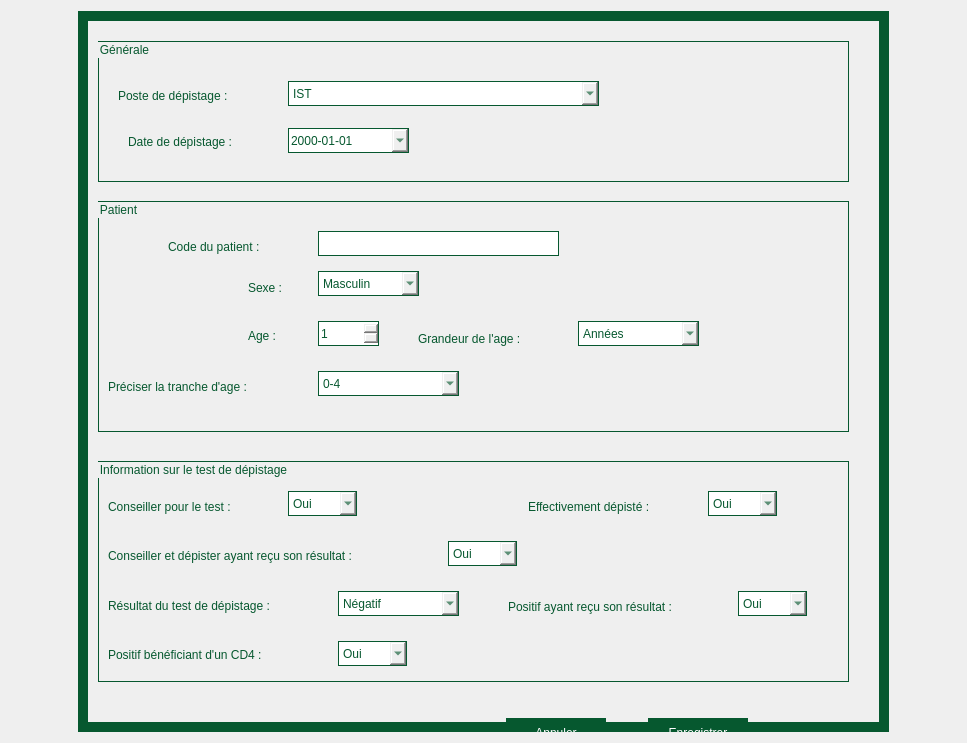
          <widget class="QWidget" name="pageEnregistrement">
           <layout class="QGridLayout" name="gridLayout_8">
            <item row="0" column="0">
             <spacer name="horizontalSpacer_13">
              <property name="orientation">
               <enum>Qt::Horizontal</enum>
              </property>
              <property name="sizeHint" stdset="0">
               <size>
                <width>67</width>
                <height>20</height>
               </size>
              </property>
             </spacer>
            </item>
            <item row="0" column="1" rowspan="2">
             <widget class="QWidget" name="widget_6" native="true">
              <property name="minimumSize">
               <size>
                <width>811</width>
                <height>721</height>
               </size>
              </property>
              <property name="styleSheet">
               <string notr="true">border: 10px solid rgb(6, 88, 47);
border-color: rgb(6, 88, 47);
</string>
              </property>
              <widget class="QGroupBox" name="groupBoxGenerale">
               <property name="geometry">
                <rect>
                 <x>20</x>
                 <y>30</y>
                 <width>751</width>
                 <height>141</height>
                </rect>
               </property>
               <property name="minimumSize">
                <size>
                 <width>751</width>
                 <height>141</height>
                </size>
               </property>
               <property name="styleSheet">
                <string notr="true">color:  rgb(6, 88, 47);
border: 1px solid;
border-color: rgb(6, 88, 47);
color:  rgb(6, 88, 47);</string>
               </property>
               <property name="title">
                <string>Générale</string>
               </property>
               <widget class="QComboBox" name="comboBoxPosteEnreg">
                <property name="geometry">
                 <rect>
                  <x>190</x>
                  <y>40</y>
                  <width>311</width>
                  <height>25</height>
                 </rect>
                </property>
                <item>
                 <property name="text">
                  <string>IST</string>
                 </property>
                </item>
                <item>
                 <property name="text">
                  <string>Tuberculose</string>
                 </property>
                </item>
                <item>
                 <property name="text">
                  <string>CPN2 et Plus + Accouch + CPoN</string>
                 </property>
                </item>
                <item>
                 <property name="text">
                  <string>Hospitalisation</string>
                 </property>
                </item>
                <item>
                 <property name="text">
                  <string>Index testing</string>
                 </property>
                </item>
                <item>
                 <property name="text">
                  <string>Urgence</string>
                 </property>
                </item>
                <item>
                 <property name="text">
                  <string>Malnutrition</string>
                 </property>
                </item>
                <item>
                 <property name="text">
                  <string>AUTRE CDIP</string>
                 </property>
                </item>
               </widget>
               <widget class="QLabel" name="label_11">
                <property name="geometry">
                 <rect>
                  <x>20</x>
                  <y>47</y>
                  <width>151</width>
                  <height>16</height>
                 </rect>
                </property>
                <property name="styleSheet">
                 <string notr="true">border: 0px solid;</string>
                </property>
                <property name="text">
                 <string>Poste de dépistage :</string>
                </property>
               </widget>
               <widget class="QDateEdit" name="dateEditDateEnreg">
                <property name="geometry">
                 <rect>
                  <x>190</x>
                  <y>87</y>
                  <width>121</width>
                  <height>25</height>
                 </rect>
                </property>
                <property name="displayFormat">
                 <string>yyyy-MM-dd</string>
                </property>
                <property name="calendarPopup">
                 <bool>true</bool>
                </property>
               </widget>
               <widget class="QLabel" name="label_18">
                <property name="geometry">
                 <rect>
                  <x>30</x>
                  <y>93</y>
                  <width>141</width>
                  <height>16</height>
                 </rect>
                </property>
                <property name="styleSheet">
                 <string notr="true">border: 0px solid;</string>
                </property>
                <property name="text">
                 <string>Date de dépistage :</string>
                </property>
               </widget>
              </widget>
              <widget class="QGroupBox" name="groupBoxPatient">
               <property name="geometry">
                <rect>
                 <x>20</x>
                 <y>190</y>
                 <width>751</width>
                 <height>231</height>
                </rect>
               </property>
               <property name="minimumSize">
                <size>
                 <width>751</width>
                 <height>231</height>
                </size>
               </property>
               <property name="styleSheet">
                <string notr="true">color:  rgb(6, 88, 47);
border: 1px solid;
border-color: rgb(6, 88, 47);
</string>
               </property>
               <property name="title">
                <string>Patient</string>
               </property>
               <widget class="QLineEdit" name="lineEditCodePatient">
                <property name="geometry">
                 <rect>
                  <x>220</x>
                  <y>30</y>
                  <width>241</width>
                  <height>25</height>
                 </rect>
                </property>
               </widget>
               <widget class="QLabel" name="label_19">
                <property name="geometry">
                 <rect>
                  <x>70</x>
                  <y>38</y>
                  <width>131</width>
                  <height>16</height>
                 </rect>
                </property>
                <property name="styleSheet">
                 <string notr="true">border: 0px solid;</string>
                </property>
                <property name="text">
                 <string>Code du patient :</string>
                </property>
               </widget>
               <widget class="QComboBox" name="comboBoxSexeEnreg">
                <property name="geometry">
                 <rect>
                  <x>220</x>
                  <y>70</y>
                  <width>101</width>
                  <height>25</height>
                 </rect>
                </property>
                <item>
                 <property name="text">
                  <string>Masculin</string>
                 </property>
                </item>
                <item>
                 <property name="text">
                  <string>Feminin</string>
                 </property>
                </item>
               </widget>
               <widget class="QLabel" name="label_20">
                <property name="geometry">
                 <rect>
                  <x>150</x>
                  <y>77</y>
                  <width>51</width>
                  <height>20</height>
                 </rect>
                </property>
                <property name="styleSheet">
                 <string notr="true">border: 0px solid;</string>
                </property>
                <property name="text">
                 <string>Sexe :</string>
                </property>
               </widget>
               <widget class="QLabel" name="label_21">
                <property name="geometry">
                 <rect>
                  <x>150</x>
                  <y>124</y>
                  <width>47</width>
                  <height>21</height>
                 </rect>
                </property>
                <property name="styleSheet">
                 <string notr="true">border: 0px solid;</string>
                </property>
                <property name="text">
                 <string>Age :</string>
                </property>
               </widget>
               <widget class="QSpinBox" name="spinBoxAge">
                <property name="geometry">
                 <rect>
                  <x>220</x>
                  <y>120</y>
                  <width>61</width>
                  <height>25</height>
                 </rect>
                </property>
                <property name="prefix">
                 <string/>
                </property>
                <property name="minimum">
                 <number>1</number>
                </property>
                <property name="value">
                 <number>1</number>
                </property>
               </widget>
               <widget class="QComboBox" name="comboBoxGandeur">
                <property name="geometry">
                 <rect>
                  <x>480</x>
                  <y>120</y>
                  <width>121</width>
                  <height>25</height>
                 </rect>
                </property>
                <item>
                 <property name="text">
                  <string>Années</string>
                 </property>
                </item>
                <item>
                 <property name="text">
                  <string>Mois</string>
                 </property>
                </item>
                <item>
                 <property name="text">
                  <string>Semaines</string>
                 </property>
                </item>
                <item>
                 <property name="text">
                  <string>Jours</string>
                 </property>
                </item>
               </widget>
               <widget class="QLabel" name="label_23">
                <property name="geometry">
                 <rect>
                  <x>320</x>
                  <y>127</y>
                  <width>141</width>
                  <height>21</height>
                 </rect>
                </property>
                <property name="styleSheet">
                 <string notr="true">
border: 0px solid;</string>
                </property>
                <property name="text">
                 <string>Grandeur de l'age :</string>
                </property>
               </widget>
               <widget class="QComboBox" name="comboBoxTrancheAge">
                <property name="geometry">
                 <rect>
                  <x>220</x>
                  <y>170</y>
                  <width>141</width>
                  <height>25</height>
                 </rect>
                </property>
                <property name="editable">
                 <bool>false</bool>
                </property>
                <property name="duplicatesEnabled">
                 <bool>false</bool>
                </property>
                <item>
                 <property name="text">
                  <string>0-4</string>
                 </property>
                </item>
                <item>
                 <property name="text">
                  <string>5-9</string>
                 </property>
                </item>
                <item>
                 <property name="text">
                  <string>10-14</string>
                 </property>
                </item>
                <item>
                 <property name="text">
                  <string>15-19</string>
                 </property>
                </item>
                <item>
                 <property name="text">
                  <string>20-24</string>
                 </property>
                </item>
                <item>
                 <property name="text">
                  <string>30-34</string>
                 </property>
                </item>
                <item>
                 <property name="text">
                  <string>35-39</string>
                 </property>
                </item>
                <item>
                 <property name="text">
                  <string>40-44</string>
                 </property>
                </item>
                <item>
                 <property name="text">
                  <string>45-49</string>
                 </property>
                </item>
                <item>
                 <property name="text">
                  <string>50 et plus</string>
                 </property>
                </item>
               </widget>
               <widget class="QLabel" name="label_22">
                <property name="geometry">
                 <rect>
                  <x>10</x>
                  <y>178</y>
                  <width>191</width>
                  <height>16</height>
                 </rect>
                </property>
                <property name="styleSheet">
                 <string notr="true">border: 0px solid;</string>
                </property>
                <property name="text">
                 <string>Préciser la tranche d'age :</string>
                </property>
               </widget>
              </widget>
              <widget class="QGroupBox" name="groupBoxDepistage">
               <property name="geometry">
                <rect>
                 <x>20</x>
                 <y>450</y>
                 <width>751</width>
                 <height>221</height>
                </rect>
               </property>
               <property name="minimumSize">
                <size>
                 <width>751</width>
                 <height>221</height>
                </size>
               </property>
               <property name="styleSheet">
                <string notr="true">color:  rgb(6, 88, 47);
border: 1px solid;
border-color: rgb(6, 88, 47);
color:  rgb(6, 88, 47);</string>
               </property>
               <property name="title">
                <string>Information sur le test de dépistage</string>
               </property>
               <property name="checkable">
                <bool>false</bool>
               </property>
               <widget class="QComboBox" name="comboBoxConseilDep">
                <property name="geometry">
                 <rect>
                  <x>190</x>
                  <y>30</y>
                  <width>69</width>
                  <height>25</height>
                 </rect>
                </property>
                <item>
                 <property name="text">
                  <string>Oui</string>
                 </property>
                </item>
                <item>
                 <property name="text">
                  <string>Non</string>
                 </property>
                </item>
               </widget>
               <widget class="QLabel" name="label_24">
                <property name="geometry">
                 <rect>
                  <x>10</x>
                  <y>35</y>
                  <width>171</width>
                  <height>21</height>
                 </rect>
                </property>
                <property name="styleSheet">
                 <string notr="true">border: 0px solid;</string>
                </property>
                <property name="text">
                 <string>Conseiller pour le test :</string>
                </property>
               </widget>
               <widget class="QComboBox" name="comboBoxEffectDep">
                <property name="geometry">
                 <rect>
                  <x>610</x>
                  <y>30</y>
                  <width>69</width>
                  <height>25</height>
                 </rect>
                </property>
                <item>
                 <property name="text">
                  <string>Oui</string>
                 </property>
                </item>
                <item>
                 <property name="text">
                  <string>Non</string>
                 </property>
                </item>
               </widget>
               <widget class="QLabel" name="label_25">
                <property name="geometry">
                 <rect>
                  <x>430</x>
                  <y>38</y>
                  <width>171</width>
                  <height>16</height>
                 </rect>
                </property>
                <property name="styleSheet">
                 <string notr="true">border: 0px solid;</string>
                </property>
                <property name="text">
                 <string>Effectivement dépisté :</string>
                </property>
               </widget>
               <widget class="QComboBox" name="comboBoxConseilerAvResult">
                <property name="geometry">
                 <rect>
                  <x>350</x>
                  <y>80</y>
                  <width>69</width>
                  <height>25</height>
                 </rect>
                </property>
                <item>
                 <property name="text">
                  <string>Oui</string>
                 </property>
                </item>
                <item>
                 <property name="text">
                  <string>Non</string>
                 </property>
                </item>
               </widget>
               <widget class="QLabel" name="label_26">
                <property name="geometry">
                 <rect>
                  <x>10</x>
                  <y>87</y>
                  <width>331</width>
                  <height>16</height>
                 </rect>
                </property>
                <property name="styleSheet">
                 <string notr="true">border: 0px solid;</string>
                </property>
                <property name="text">
                 <string>Conseiller et dépister ayant reçu son résultat :</string>
                </property>
               </widget>
               <widget class="QComboBox" name="comboBoxResultat">
                <property name="geometry">
                 <rect>
                  <x>240</x>
                  <y>130</y>
                  <width>121</width>
                  <height>25</height>
                 </rect>
                </property>
                <item>
                 <property name="text">
                  <string>Négatif</string>
                 </property>
                </item>
                <item>
                 <property name="text">
                  <string>Positif</string>
                 </property>
                </item>
                <item>
                 <property name="text">
                  <string>Indéterminé</string>
                 </property>
                </item>
                <item>
                 <property name="text">
                  <string>Statut connu</string>
                 </property>
                </item>
               </widget>
               <widget class="QLabel" name="label_27">
                <property name="geometry">
                 <rect>
                  <x>10</x>
                  <y>137</y>
                  <width>221</width>
                  <height>16</height>
                 </rect>
                </property>
                <property name="styleSheet">
                 <string notr="true">border: 0px solid;</string>
                </property>
                <property name="text">
                 <string>Résultat du test de dépistage : </string>
                </property>
               </widget>
               <widget class="QComboBox" name="comboBoxPositifConnaisResultat">
                <property name="geometry">
                 <rect>
                  <x>640</x>
                  <y>130</y>
                  <width>69</width>
                  <height>25</height>
                 </rect>
                </property>
                <item>
                 <property name="text">
                  <string>Oui</string>
                 </property>
                </item>
                <item>
                 <property name="text">
                  <string>Non</string>
                 </property>
                </item>
               </widget>
               <widget class="QLabel" name="label_28">
                <property name="geometry">
                 <rect>
                  <x>410</x>
                  <y>136</y>
                  <width>231</width>
                  <height>20</height>
                 </rect>
                </property>
                <property name="styleSheet">
                 <string notr="true">border: 0px solid;</string>
                </property>
                <property name="text">
                 <string>Positif ayant reçu son résultat :</string>
                </property>
               </widget>
               <widget class="QLabel" name="label_29">
                <property name="geometry">
                 <rect>
                  <x>10</x>
                  <y>186</y>
                  <width>211</width>
                  <height>16</height>
                 </rect>
                </property>
                <property name="styleSheet">
                 <string notr="true">border: 0px solid;</string>
                </property>
                <property name="text">
                 <string>Positif bénéficiant d'un CD4 :</string>
                </property>
               </widget>
               <widget class="QComboBox" name="comboBoxBeneficiantCD4">
                <property name="geometry">
                 <rect>
                  <x>240</x>
                  <y>180</y>
                  <width>69</width>
                  <height>25</height>
                 </rect>
                </property>
                <item>
                 <property name="text">
                  <string>Oui</string>
                 </property>
                </item>
                <item>
                 <property name="text">
                  <string>Non</string>
                 </property>
                </item>
               </widget>
              </widget>
              <widget class="QPushButton" name="pushButtonEnregistrer">
               <property name="geometry">
                <rect>
                 <x>570</x>
                 <y>707</y>
                 <width>100</width>
                 <height>30</height>
                </rect>
               </property>
               <property name="minimumSize">
                <size>
                 <width>100</width>
                 <height>30</height>
                </size>
               </property>
               <property name="maximumSize">
                <size>
                 <width>100</width>
                 <height>30</height>
                </size>
               </property>
               <property name="styleSheet">
                <string notr="true">background-color: rgb(6, 88, 47);
color: rgb(255, 255, 255);
border: 0px solid;</string>
               </property>
               <property name="text">
                <string>Enregistrer</string>
               </property>
              </widget>
              <widget class="QPushButton" name="pushButtonAnnuler2">
               <property name="geometry">
                <rect>
                 <x>428</x>
                 <y>707</y>
                 <width>100</width>
                 <height>30</height>
                </rect>
               </property>
               <property name="minimumSize">
                <size>
                 <width>100</width>
                 <height>30</height>
                </size>
               </property>
               <property name="maximumSize">
                <size>
                 <width>100</width>
                 <height>30</height>
                </size>
               </property>
               <property name="styleSheet">
                <string notr="true">background-color: rgb(6, 88, 47);
color: rgb(255, 255, 255);
border: 0px solid;</string>
               </property>
               <property name="text">
                <string>Annuler</string>
               </property>
              </widget>
             </widget>
            </item>
            <item row="1" column="2">
             <spacer name="horizontalSpacer_14">
              <property name="orientation">
               <enum>Qt::Horizontal</enum>
              </property>
              <property name="sizeHint" stdset="0">
               <size>
                <width>67</width>
                <height>20</height>
               </size>
              </property>
             </spacer>
            </item>
           </layout>
          </widget>
